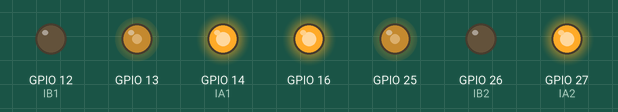
Simulated run of this sketch. Board: ESP32. On the bench: output pins drawn as LEDs (lit = HIGH).

Above: at 1.05 s.
At 2.5 s:
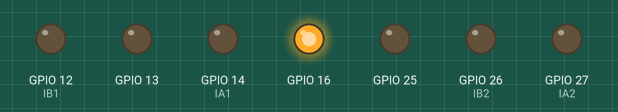
At 3.95 s:
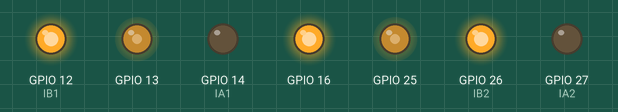
Timing chart, 0 to 7.9 s (numbered marks = the images above):
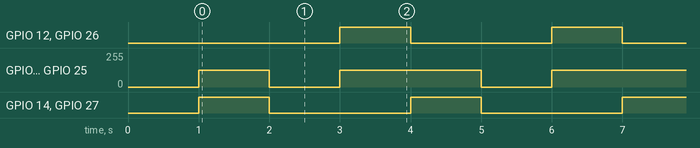

The sketch:

207_tb6612_custom_motor_drive.ino
```cpp
#include <driver/ledc.h>

#define MSLEEP  16
#define IA1     14
#define IB1     12
#define PWM1    13
#define IA2     27
#define IB2     26
#define PWM2    25
#define IA3     17
#define IB3     5
#define PWM3    18
#define IA4     4
#define IB4     2
#define PWM4    15

#define DEFAULT_LEDC_FREQ 20000
#define DEFAULT_LEDC_RANGE LEDC_TIMER_10_BIT

void motor1_begin(int ia1, int ib1, int pwm1){
  pinMode(ia1, OUTPUT);
  pinMode(ib1, OUTPUT);
  ledcSetup(LEDC_CHANNEL_0, DEFAULT_LEDC_FREQ, LEDC_TIMER_10_BIT);
  ledcAttachPin(pwm1, LEDC_CHANNEL_0 );
}

void motor2_begin(int ia2, int ib2, int pwm2 ){
  pinMode(ia2, OUTPUT);
  pinMode(ib2, OUTPUT);
  ledcSetup(LEDC_CHANNEL_0, DEFAULT_LEDC_FREQ, DEFAULT_LEDC_RANGE);
  ledcAttachPin(pwm2, LEDC_CHANNEL_0);
}

void motor3_begin(int ia3, int ib3, int pwm3 ){
  pinMode(ia3, OUTPUT);
  pinMode(ib3, OUTPUT);
  ledcSetup(LEDC_CHANNEL_0, DEFAULT_LEDC_FREQ, DEFAULT_LEDC_RANGE);
  ledcAttachPin(LEDC_CHANNEL_0, pwm3);
}

void motor4_begin(int ia4, int ib4, int pwm4 ){
  pinMode(ia4, OUTPUT);
  pinMode(ib4, OUTPUT);
  ledcSetup(LEDC_CHANNEL_0, DEFAULT_LEDC_FREQ, DEFAULT_LEDC_RANGE);
  ledcAttachPin(LEDC_CHANNEL_0, pwm4);
}

void motor_enable(int m_sleep){
  pinMode(m_sleep, OUTPUT);
  digitalWrite(m_sleep, HIGH);
}

void motor1_move_forward(int speed){
  if(speed < 0)
    speed = 0;
  if(speed > 1024)
    speed = 1024;
  digitalWrite(IA1, HIGH);
  digitalWrite(IB1, LOW);
  ledcWrite(LEDC_CHANNEL_0, speed);
}

void motor2_move_forward(int speed){
  if(speed < 0)
    speed = 0;
  if(speed > 1024)
    speed = 1024;
  digitalWrite(IA2, HIGH);
  digitalWrite(IB2, LOW);
  ledcWrite(LEDC_CHANNEL_0, speed);
}

void motor1_move_backward(int speed){
  if(speed < 0)
    speed = 0;
  if(speed > 1024)
    speed = 1024;
  digitalWrite(IA1, LOW);
  digitalWrite(IB1, HIGH);
  ledcWrite(LEDC_CHANNEL_0, speed);
}

void motor2_move_backward(int speed){
  if(speed < 0)
    speed = 0;
  if(speed > 1024)
    speed = 1024;
  digitalWrite(IA2, LOW);
  digitalWrite(IB2, HIGH);
  ledcWrite(LEDC_CHANNEL_0, speed);
}

void motor1_stop(){
  digitalWrite(IA1, LOW);
  digitalWrite(IB1, LOW);
  ledcWrite(LEDC_CHANNEL_0, 0);
}

void motor2_stop(){
  digitalWrite(IA2, LOW);
  digitalWrite(IB2, LOW);
  ledcWrite(LEDC_CHANNEL_0, 0);
}

void setup() {
  Serial.begin(115200);
  motor1_begin(IA1, IB1, PWM1);
  motor2_begin(IA2, IB2, PWM2);
  //motor3_setup(IA1, IB1, PWM3);
  //motor4_setup(IA1, IB1, PWM4);
  motor_enable(MSLEEP);
  delay(1000);
}

void loop() {
  motor1_move_forward(500);
  motor2_move_forward(500);
  delay(1000);
  motor1_stop();
  motor2_stop();
  delay(1000);
  motor1_move_backward(500);
  motor2_move_backward(500);
  delay(1000);
}
```

Measured:
- by itself, GPIO 12 (IB1), GPIO 14 (IA1), GPIO 26 (IB2), GPIO 27 (IA2): alternates HIGH for 1.0 s and LOW for 2.0 s
- by itself, GPIO 13, GPIO 25: repeats every 3.0 s: 0/255 1.0 s, 125/255 2.0 s
